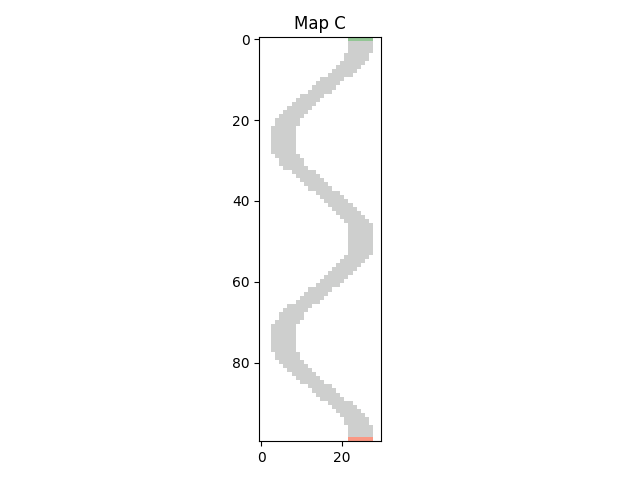

Source code (Python):
import numpy as np
import matplotlib.pyplot as plt
from matplotlib.colors import ListedColormap

WALL = 0
TRACK = 1
START = 2
FINISH = 3
 
# Define an array of 30 rows and 60 columns for a wide racetrack
track = np.full((100, 30), WALL)

# Define the cosine curve track
x = np.linspace(0, 4 * np.pi, 100)  # x values from 0 to 4*pi
y = (np.cos(x) * 10 + 15).astype(int)  # map cosine values to rows 0 to 29

for i in range(98):
    track[i+1, y[i+1] - 2:y[i+1] + 4] = TRACK  # make the track wider

# Define starting line
track[99, 22:28] = START

# Define finishing line
track[0, 22:28] = FINISH

print(track)

# Save track in npy format
with open('./saved_tracks/track_c.npy', 'wb') as f:
    np.save(f, track)
    
# Personalized color map
cmap = ListedColormap(['#FFFFFF', '#CECFCE', '#FA9884', '#93C695'])

# Create the plot
plt.imshow(track, cmap=cmap)

# Set a title
plt.title('Map C')

# Set the ticks
plt.tight_layout()

# Save the plot
plt.savefig('map_c.png')

# Show the plot
plt.show()